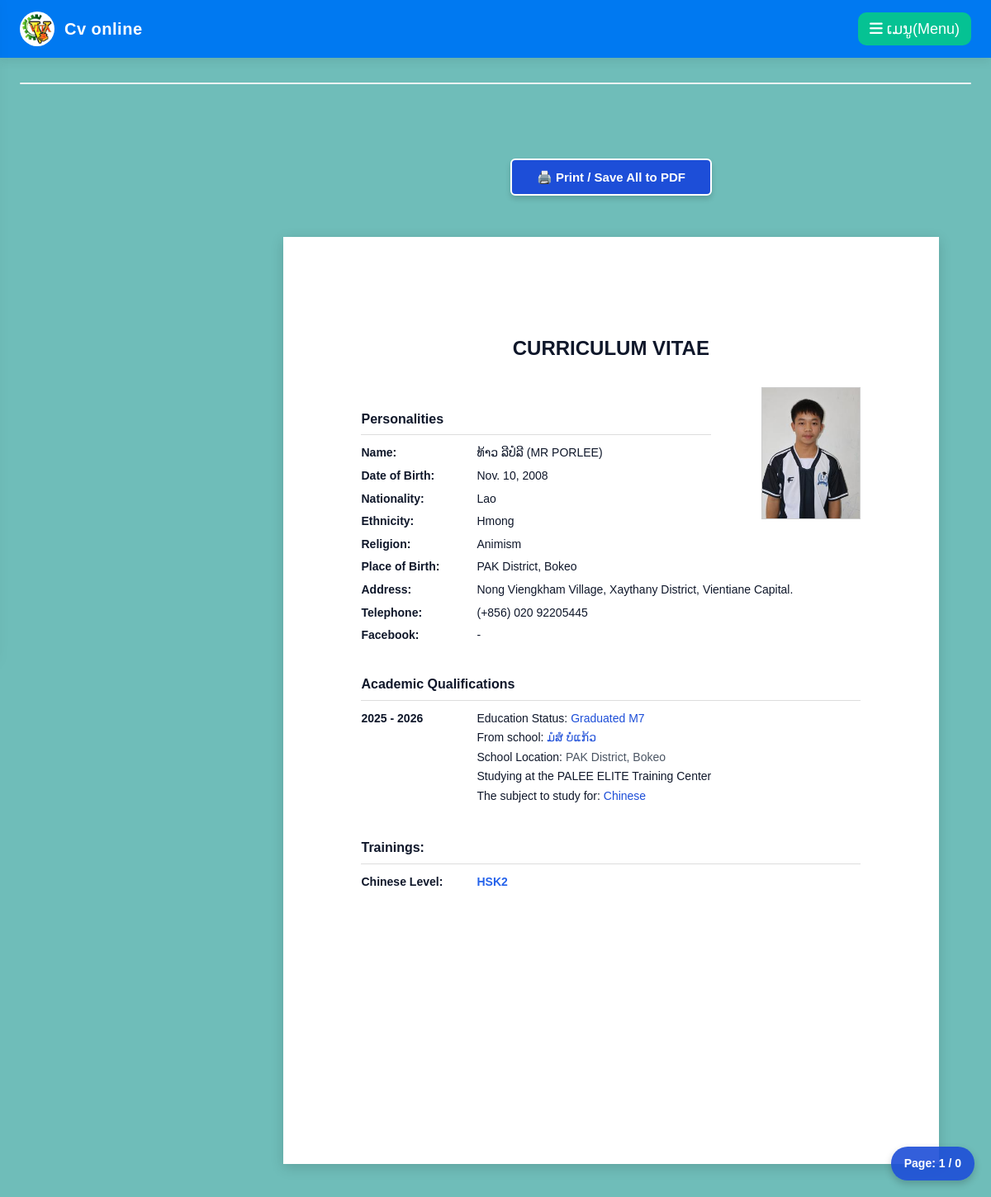
/17, run on the app's committed database.
### myapp/models.py (models this page shows, shortened)
class FormResponse(models.Model):
    PROVINCE_CHOICES3 = [
    ('Vientiane Capital', 'ນະຄອນຫຼວງວຽງຈັນ'),
    ('Phongsaly', 'ຜົ້ງສາລີ'),
    ('Luang Namtha', 'ຫຼວງນ້ຳທາ'),
    ('Oudomxay', 'ອຸດົມໄຊ'),
    ('Bokeo', 'ບໍ່ແກ້ວ'),
    ('Luang Prabang', 'ຫຼວງພະບາງ'),
    ('Huaphan', 'ຫົວພັນ'),
    ('Xayaboury', 'ໄຊຍະບູລີ'),
    ('Xieng Khouang', 'ຊຽງຂວາງ'),
    ('Vientiane', 'ວຽງຈັນ'),
    ('Bolikhamxay', 'ບໍລິຄຳໄຊ'),
    ('Khammouane', 'ຄຳມ່ວນ'),
    ('Savannakhet', 'ສະຫວັນນະເຂດ'),
    ('Salavan', 'ສາລະວັນ'),
    ('Sekong', 'ເຊກອງ'),
    ('Champasak', 'ຈຳປາສັກ'),
    ('Attapeu', 'ອັດຕະປື'),
    ('Xaysomboun', 'ໄຊສົມບູນ'),
    ]
    GRADUATE_CHOICES = [
        ('ມໍ7', 'ຈົບມໍ7ແລ້ວ (已毕业)'),
        ('ຍັງບໍ່ຈົບ', 'ຍັງບໍ່ຈົບ (未毕业)'),
    ]
    chinese_level1 = [
        ('HSK1', 'HSK1'),
        ('HSK2', 'HSK2'),
        ('HSK3', 'HSK3'),
        ('HSK4', 'HSK4'),
        ('HSK5', 'HSK5'),
        ('HSK6', 'HSK6'),
    ]
    ETHNICITY_CHOICES = [
        ('Lao', 'ລາວ'),
        ('Hmong', 'ມົ້ງ'),
        ('Khmu', 'ກຶມມຸ'),
        ('Phouthai', 'ຜູ້ໄທ'),
        ('Tai', 'ໄຕ'),
        ('Other', 'ອື່ນໆ (Other)'),
    ]
    RELIGION_CHOICES = [
        ('Buddhism', 'ພຸດ'),
        ('Christianity', 'ຄຣິດ'),
        ('Islam', 'ອິດສະລາມ'),
        ('Animism', 'ນັບຖືຜີ / ບໍ່ມີສາດສະໜາ'),
        ('Other', 'ອື່ນໆ (Other)'),
    ]
    student_code = models.CharField(max_length=20, unique=True, blank=True, null=True)
    timestamp = models.DateTimeField(
    verbose_name="Timestamp",
    default=timezone.now
    )
    full_name = models.CharField(
        max_length=255,
        verbose_name="ຊື່ ແລະ ນາມສະກຸນລາວ(真实姓名)"
    )
    name_Chinese = models.CharField(
        max_length=255,blank=True,
        verbose_name="ຊື່ແທ້ພາສາຈີນ ຫຼື ອັງກິດ(真实姓名)"
    )
    date_of_birth = models.DateField(
        verbose_name="ວັນເດືອນປີເກີດ (出生日期)",
        blank=True,
        null=True
    )
    ethnicity = models.CharField(
        max_length=50,
        choices=ETHNICITY_CHOICES,
        default='Lao',
        verbose_name="ຊົນເຜົ່າ (民族)"
    )
    ethnicity_other = models.CharField(
        max_length=100,
        blank=True,
        null=True,
        verbose_name="ຊົນເຜົ່າອື່ນໆ (请ກອກຊົນເຜົ່າຂອງທ່ານ)"
    )
    religion = models.CharField(
        max_length=50,
        choices=RELIGION_CHOICES,
        default='Buddhism',
        verbose_name="ສາດສະໜາ (宗教)"
    )
    religion_other = models.CharField(
        max_length=100,
        blank=True,
        null=True,
        verbose_name="ສາດສະໜາອື່ນໆ (请ກອກສາດສະໜາຂອງທ່ານ)"
    )
    organization = models.CharField(
        max_length=255,
        verbose_name="ມາຈາກໂຮງຮຽນໃດ(来自哪所学校？)"
    )
    Village = models.CharField(
        max_length=100,
        verbose_name="ບ້ານ (村莊)",
        blank=True
    )
    district = models.CharField(
        max_length=100,
        verbose_name="ເມືອງ (城市)"
    )
    province1 = models.CharField(
        max_length=60,
        choices=PROVINCE_CHOICES3,
        default='ນະຄອນຫຼວງວຽງຈັນ',
        verbose_name="ແຂວງເກີດ (省)"
    )
    is_graduated_m7 = models.CharField(
        max_length=20,
        choices=GRADUATE_CHOICES,
        verbose_name="ຫຼັງຈາກເດືອນ9 ສົກ2026 ນີ້ນ້ອງຮຽນຊັ້ນໃດ? (你七年级毕业嘛)"
    )
    current_grade = models.CharField(
        max_length=100,
        blank=True,
        null=True,
        verbose_name="ຖ້າບໍ່ຈົບ, ປັດຈຸບັນຮຽນຢູ່ຊັ້ນໃດ?"
    )
    chinese_level = models.CharField(
        max_length=60,
        blank=True,
        choices=chinese_level1,
        verbose_name="ລະດັບພາສາຈີນ (中文)"
    )
    phone_number = models.CharField(
        max_length=50,
        verbose_name="ເບີຕິດຕໍ່ (联络手机)"
    )
    facebook = models.CharField(
        max_length=100,
        blank=True,
        null=True,
        verbose_name="facebook (脸书)"
    )
    image = models.ImageField(
        upload_to='uploads/',
        blank=True,
        null=True,
        verbose_name="ຮູບພາບແນບມາ"
    )
    subject_set = models.ManyToManyField(
        Subject,
        verbose_name="ວິຊາເລືອກຮຽນທີ່ສູນປາລີ (选修课程)"
        )
    class Meta:
        verbose_name = "ຂໍ້ມູນການລົງທະບຽນນັກຮຽນທືນວິຕ້າ"
        verbose_name_plural = "ຂໍ້ມູນການລົງທະບຽນນັກຮຽນທືນວິຕ້າ"

class Subject(models.Model):
    name = models.CharField(max_length=255)
    photo = models.ImageField(upload_to='subject_photos/', blank=True, null=True)
    description = models.TextField(blank=True, null=True, default='')
    Name_eng = models.CharField(blank=True, null=True, default='')
    price = models.CharField(max_length=255, null=True, blank=True, default='')
    is_premium = models.BooleanField(default=False)
    promotion_end_at = models.DateField(null=True, blank=True)

### myapp/views.py (the view)
# urls.py: path('<int:sub_id>', views.cv_detail, name='cv_detail'),
def cv_detail(request, sub_id):
    one_sub =FormResponse.objects.get(id=sub_id)
    context = {'user': one_sub}
    return render(request, 'myapp/Create_CV.html', context)

### myapp/templates/myapp/Create_CV.html (shortened to what this page needs)
{% extends 'components/base.html' %}
{% load static %}
{% block content %}
</head>
<body>
    <div class="top-bar">
        <button class="btn-print" onclick="window.print()">
            🖨️ Print / Save All to PDF
        </button>
    </div>
<div class="cv-container-wrapper">
{% if user %}
<div class="cv-page" data-page="1">
    <div class="cv-title">Curriculum Vitae</div>
    <div class="cv-content-wrapper">
        <div class="left-info">
            <div class="section-title">Personalities</div>
            <div class="info-grid">
                <div class="info-label">Name:</div>
                <div style="white-space: nowrap;">
                    {{ user.full_name }} {% if user.name_Chinese %}({{ user.name_Chinese }}){% endif %}
                </div>
                <div class="info-label">Date of Birth:</div>
                <div style="white-space: nowrap;">{{ user.date_of_birth|date:"M. d, Y" }}</div>
                <div class="info-label">Nationality:</div>
                <div style="white-space: nowrap;">Lao</div>
                <div class="info-label">Ethnicity:</div>
                <div style="white-space: nowrap;">
                    {% if user.ethnicity == 'Other' %}{{ user.ethnicity_other }}{% else %}{{ user.ethnicity }}{% endif %}
                </div>
                <div class="info-label">Religion:</div>
                <div style="white-space: nowrap;">
                    {% if user.religion == 'Other' %}{{ user.religion_other }}{% else %}{{ user.religion }}{% endif %}
                </div>
                <div class="info-label">Place of Birth:</div>
                <div style="white-space: nowrap;">
                    {% if user.Village %}{{ user.Village }} Village, {% endif %}{{ user.district }} District, {% if user.province1 == 'Vientiane' %}Vientiane Province{% else %}{{ user.province1 }}{% endif %}
                </div>
                <div class="info-label">Address:</div>
                <div style="white-space: nowrap;">
                    Nong Viengkham Village, Xaythany District, Vientiane Capital.
                </div>
                <div class="info-label">Telephone:</div>
                <div style="white-space: nowrap;">(+856) {{ user.phone_number }}</div>
                <div class="info-label">Facebook:</div>
                <div style="white-space: nowrap;">{{ user.facebook|default:"-" }}</div>
            </div>
        </div>
        <div class="cv-photo-box" style="width: 120px; height: 160px; border: 1px solid #ccc; overflow: hidden;">
            {% if user.image %}
                <img src="{{ user.image.url }}" alt="Student Photo" style="width: 100%; height: 100%; object-fit: cover;">
            {% else %}
                <div style="text-align: center; line-height: 160px; color: #9ca3af;">No Photo</div>
            {% endif %}
        </div>
    </div>
    <div class="section-title" style="margin-top: 35px;">Academic Qualifications</div>
    <div class="timeline-grid">
        <div class="timeline-year">2025 - 2026</div>
        <div class="timeline-detail">
            <p style="margin: 0 0 4px 0;">Education Status:
                <span style="font-weight: 500; color: #1d4ed8;">
                    {% if user.is_graduated_m7 == 'ມໍ7' or user.is_graduated_m7 == 'ມ7' or user.is_graduated_m7 == 'm7' or user.is_graduated_m7 == 'M7' or user.is_graduated_m7 == True or user.is_graduated_m7 == 'True' %}
                        Graduated M7
                    {% elif user.current_grade == "ມໍ1" or user.current_grade == "ມ1" %}Grade M1
                    {% elif user.current_grade == "ມໍ2" or user.current_grade == "ມ1" %}Grade M2
                    {% elif user.current_grade == "ມໍ3" or user.current_grade == "ມ3" %}Grade M3
                    {% elif user.current_grade == "ມໍ4" or user.current_grade == "ມ4" %}Grade M4
                    {% elif user.current_grade == "ມໍ5" or user.current_grade == "ມ5" %}Grade M5
                    {% elif user.current_grade == "ມໍ6" or user.current_grade == "ມ6" %}Grade M6
                    {% elif user.current_grade == "ມໍ7" or user.current_grade == "ມ7" %}Graduated M7
                    {% else %}
                        {{ user.current_grade|default:"-" }}
                    {% endif %}
                </span>
            </p>
            <p style="margin: 0 0 4px 0;">From school: <span style="font-weight: 500; color: #1d4ed8;">{{ user.organization }}</span></p>
            <p style="margin: 0 0 4px 0;">School Location:
                <span style="font-weight: 500; color: #4b5563;">
                    {{ user.district }} District, {% if user.province1 == 'Vientiane' %}Vientiane Province{% else %}{{ user.province1 }}{% endif %}
                </span>
            </p>
            <p style="margin: 0 0 4px 0;">Studying at the PALEE ELITE Training Center</p>
            <p style="margin: 0 0 4px 0;">The subject to study for:
                <span style="font-weight: 500; color: #1d4ed8;">
                    {% for subject in user.subject_set.all %}
                        {{ subject.Name_eng }}{% if not forloop.last %}, {% endif %}
                    {% empty %}
                        -
                    {% endfor %}
                </span>
            </p>
        </div>
    </div>
    <div class="section-title" style="margin-top: 35px;">Trainings:</div>
    <div class="timeline-grid">
        <div class="timeline-year">Chinese Level:</div>
        <div class="timeline-detail">
            <p style="margin: 0; font-weight: bold; color: #2563eb;">{{ user.chinese_level }}</p>
        </div>
    </div>
</div>
{% else %}
<div class="cv-page" style="height: auto; text-align: center; padding: 50px;">
    <h3 style="color: #9ca3af;">ບໍ່ມີຂໍ້ມູນນັກສຶກສາບຸກຄົນນີ້ / Student Profile Not Found</h3>
</div>
{% endif %}
<div id="floating-page-counter" style="
    position: fixed;
    bottom: 20px;
    right: 20px;
    background: rgba(29, 78, 216, 0.9); /* ສີຟ້າໂປ່ງແສງງາມໆ */
    color: white;
    padding: 8px 16px;
    border-radius: 20px;
    font-size: 14px;
    font-weight: bold;
    box-shadow: 0 4px 10px rgba(0,0,0,0.2);
    z-index: 9999; /* ດັນໃຫ້ຢູ່ເທິງສຸດ */
    pointer-events: none; /* ບໍ່ໃຫ້ບັງການກົດປັດຈໍ */
    font-family: sans-serif;
    transition: all 0.3s ease;
    transform: translate3d(0, 0, 0); /* 🚀 ບັງຄັບໃຊ້ GPU ຂອງມືຖື ເພື່ອໃຫ້ເລື່ອນລື່ນ */
">
    Page: <span id="current-page-num">1</span> / {{ users|length }}
</div>
{% endblock %}

### staticfiles/main65.css (style rules this page uses)
body { margin: 0px; padding: 0px; background: url(""); background-color: inherit; font-size: 16px; font-family: "Trebuchet MS", Helvetica, sans-serif; color: #000; }

### myapp/templates/components/base.html (style rules this page uses)
html, body, p, span, h1, h2, h3, h4, h5, h6, a, button, input, select, textarea, div, th, td, table, b, strong, li, ul { font-family: 'Phetsarath OT', sans-serif !important; }
html, body { margin: 0 !important; padding: 0 !important; width: 100% !important; max-width: 100% !important; overflow-x: hidden !important; word-break: keep-all; overflow-wrap: break-word; font-size: 18px !important; line-height: 1.8 !important; }

### myapp/templates/components/siteheader.html (style rules this page uses)
body, h1, h2, h3, h4, h5, h6, .w3-bar, button, a, span, div { font-family: "Phetsarath", sans-serif !important; }
body { background-color: #f1f5f9; color: #0f172a; margin: 0; }

### myapp/templates/myapp/Create_CV.html (style rules this page uses)
html, body, p, span, h1, h2, h3, h4, h5, h6, a, button, input, select, textarea, div, th, td, table, b, strong, li, ul { font-family: 'Phetsarath OT', sans-serif !important; }
html, body { margin: 0 !important; padding: 0 !important; width: 100% !important; max-width: 100% !important; overflow-x: hidden !important; background-color: #6fbdb9; font-family: 'Phetsarath OT', Tahoma, Geneva, Verdana, sans-serif; box-sizing: border-box; }
.top-bar { width: 100%; background-color: #007bff; padding: 15px 0; display: flex; justify-content: center; align-items: center; box-shadow: 0 2px 4px rgba(0,0,0,0.1); position: fixed; top: 0; left: 0; z-index: 9999; }
.btn-print { background-color: #1d4ed8; color: white; border: 2px solid #ffffff; padding: 10px 24px; font-size: 14px; font-weight: bold; border-radius: 6px; cursor: pointer; }
.cv-container-wrapper { margin-top: 100px; width: 100%; display: flex; flex-direction: column; align-items: center; box-sizing: border-box; padding: 10px 0; }
.cv-page { background-color: #ffffff; width: 210mm; height: 297mm; padding: 30mm 25mm 25mm 25mm; margin: 20px auto; box-shadow: 0 4px 15px rgba(0, 0, 0, 0.15); box-sizing: border-box; position: relative; page-break-after: always; }
.cv-title { text-align: center; font-size: 24px; font-weight: bold; margin-bottom: 40px; text-transform: uppercase; }
.cv-content-wrapper { display: flex; justify-content: space-between; align-items: flex-start; width: 100%; }
.left-info { width: 70%; }
.section-title { font-size: 16px; font-weight: bold; margin-top: 25px; margin-bottom: 12px; border-bottom: 1px solid #ddd; padding-bottom: 4px; }
.info-grid, .timeline-grid { display: grid; grid-template-columns: 140px 1fr; row-gap: 8px; font-size: 14px; line-height: 1.4; }
.info-label, .timeline-year { font-weight: bold; }
.cv-page { content-visibility: auto; contain-intrinsic-size: 1px 1123px; width: 210mm; height: 297mm; margin: 20px auto; background: white; box-shadow: 0 0 10px rgba(0,0,0,0.1); }
.cv-page { content-visibility: auto; contain-intrinsic-size: 1px 1123px; transform: translate3d(0, 0, 0); will-change: transform; -webkit-backface-visibility: hidden; backface-visibility: hidden; }
*, *:before, *:after { box-sizing: border-box !important; }
.top-bar { width: 100%; background-color: transparent !important; box-shadow: none !important; position: relative !important; top: auto !important; right: auto !important; left: auto !important; margin-top: 30px !important; margin-bottom: 50px !important; display: flex !important; justify-content: center !important; align-items: center !important; padding: 0 !important; z-index: 999; }
.btn-print { background-color: #1d4ed8; color: white; border: 2px solid #ffffff; padding: 12px 30px; font-size: 15px; font-weight: bold; border-radius: 6px; cursor: pointer; box-shadow: 0 4px 6px rgba(0,0,0,0.15); transition: background-color 0.2s, transform 0.1s; }
.cv-container-wrapper { margin-top: 10px !important; width: 100%; display: flex; flex-direction: column; align-items: center; padding: 0; }
.cv-page { background-color: #ffffff; width: 210mm; height: 297mm; padding: 30mm 25mm 25mm 25mm; margin: 0 auto 20px auto; box-shadow: 0 4px 15px rgba(0, 0, 0, 0.15); position: relative; overflow: hidden; word-wrap: break-word; overflow-wrap: break-word; word-break: break-word; }
.cv-title { text-align: center; font-size: 24px; font-weight: bold; margin-top: 0px; margin-bottom: 25px; text-transform: uppercase; }

### data on the page
FormResponse: full_name "ທ້າວ ລີປໍລີ", name_Chinese "MR PORLEE", date_of_birth "Nov. 10, 2008", ethnicity "Hmong", religion "Animism", district "PAK", province1 "Bokeo", phone_number "020 92205445", facebook "-", image (picture), organization "ມໍສໍ ບໍ່ແກ້ວ", chinese_level "HSK2"
Subject: Name_eng "Chinese"

### other printed values
{{ users|length }} "0"
